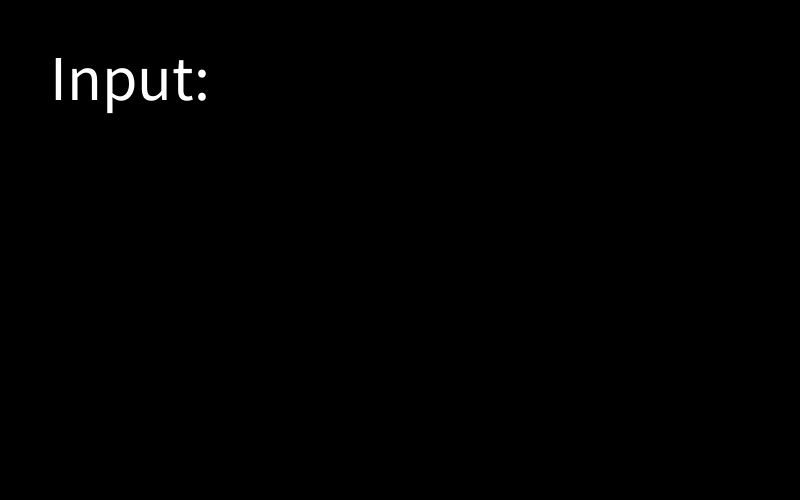
Frame 1 (no input)
Frame 60 (the mouse pressed at the canvas centre just before this capture): identical to frame 1, image omitted
Frame 120 (the mouse held since frame 60 and released just before this capture): identical to frame 1, image omitted

The Processing sketch that drew this single still picture (run headless with seeded random() and noise(); from frame 60 on, the mouse is pressed at the canvas centre):

// Processing sketch: week06_7
// ── week06_7.pde
void setup(){
  size(800,500);
  textSize(64);
}
String line="";
void draw(){
  background(0);
  text("Input: "+line,50,100);
}
void keyPressed(){
  if(key>='A'&& key<='Z') line+=key;
  if(key>='a'&& key<='z') line+=key;
  if(key==BACKSPACE&&line.length()>0)
  line=line.substring(0,line.length()-1);
}
